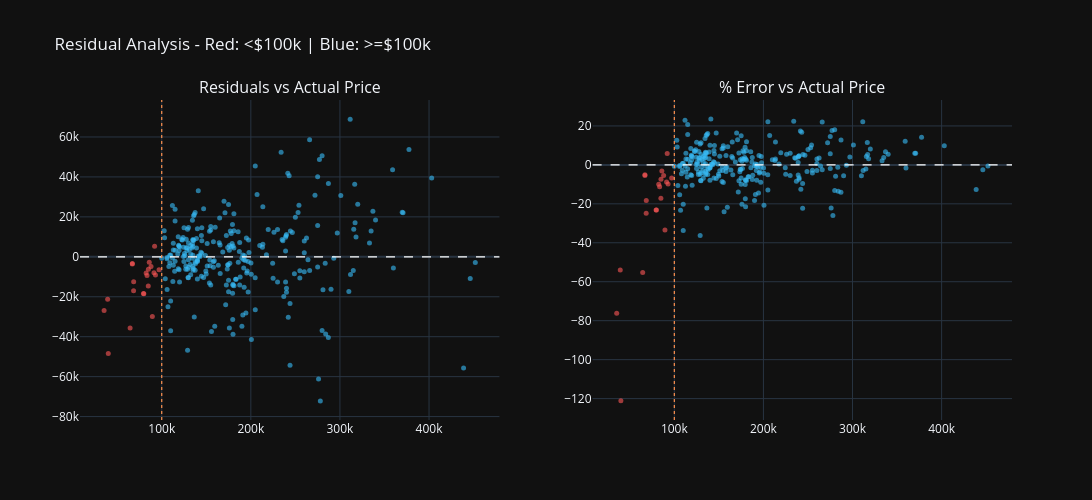

Source (notebook cell):
### Code cell
fig = make_subplots(rows=1, cols=2, subplot_titles=[
    "Residuals vs Actual Price",
    "% Error vs Actual Price",
])

fig.add_trace(
    go.Scatter(
        x=y_true_full, y=residuals,
        mode="markers",
        marker=dict(
            color=["#ff5757" if p < 100_000 else "#38bdf8" for p in y_true_full],
            size=5, opacity=0.6,
        ),
        showlegend=False,
    ),
    row=1, col=1,
)
fig.add_hline(y=0, row=1, col=1, line=dict(color="white", dash="dash", width=1.2))
fig.add_vline(x=100_000, row=1, col=1, line=dict(color="#ff914d", dash="dot", width=1.2))

fig.add_trace(
    go.Scatter(
        x=y_true_full, y=pct_error,
        mode="markers",
        marker=dict(
            color=["#ff5757" if p < 100_000 else "#38bdf8" for p in y_true_full],
            size=5, opacity=0.6,
        ),
        showlegend=False,
    ),
    row=1, col=2,
)
fig.add_hline(y=0, row=1, col=2, line=dict(color="white", dash="dash", width=1.2))
fig.add_vline(x=100_000, row=1, col=2, line=dict(color="#ff914d", dash="dot", width=1.2))

fig.update_layout(
    title="Residual Analysis - Red: <$100k | Blue: >=$100k",
    height=500,
    width=1200,
)
fig.show()

### Figure 1 — Plotly figure (JSON) as saved in the notebook; plotly's stock layout.template omitted (floating-point values rounded to 4 significant figures; data arrays with more than 128 entries replaced by an {"elided": "..."} marker saying what was removed)
{"data": [{"marker": {"color": {"elided": "292 str values"}, "opacity": 0.6, "size": 5}, "mode": "markers", "showlegend": false, "type": "scatter", "x": {"elided": "292 float values"}, "xaxis": "x", "y": {"elided": "292 float values"}, "yaxis": "y"}, {"marker": {"color": {"elided": "292 str values"}, "opacity": 0.6, "size": 5}, "mode": "markers", "showlegend": false, "type": "scatter", "x": {"elided": "292 float values"}, "xaxis": "x2", "y": {"elided": "292 float values"}, "yaxis": "y2"}], "layout": {"annotations": [{"font": {"size": 16}, "showarrow": false, "text": "Residuals vs Actual Price", "x": 0.225, "xanchor": "center", "xref": "paper", "y": 1, "yanchor": "bottom", "yref": "paper"}, {"font": {"size": 16}, "showarrow": false, "text": "% Error vs Actual Price", "x": 0.775, "xanchor": "center", "xref": "paper", "y": 1, "yanchor": "bottom", "yref": "paper"}], "height": 500, "shapes": [{"line": {"color": "white", "dash": "dash", "width": 1.2}, "type": "line", "x0": 0, "x1": 1, "xref": "x domain", "y0": 0, "y1": 0, "yref": "y"}, {"line": {"color": "#ff914d", "dash": "dot", "width": 1.2}, "type": "line", "x0": 100000, "x1": 100000, "xref": "x", "y0": 0, "y1": 1, "yref": "y domain"}, {"line": {"color": "white", "dash": "dash", "width": 1.2}, "type": "line", "x0": 0, "x1": 1, "xref": "x2 domain", "y0": 0, "y1": 0, "yref": "y2"}, {"line": {"color": "#ff914d", "dash": "dot", "width": 1.2}, "type": "line", "x0": 100000, "x1": 100000, "xref": "x2", "y0": 0, "y1": 1, "yref": "y2 domain"}], "title": {"text": "Residual Analysis - Red: <$100k | Blue: >=$100k"}, "width": 1200, "xaxis": {"anchor": "y", "domain": [0, 0.45]}, "xaxis2": {"anchor": "y2", "domain": [0.55, 1]}, "yaxis": {"anchor": "x", "domain": [0, 1]}, "yaxis2": {"anchor": "x2", "domain": [0, 1]}}}
